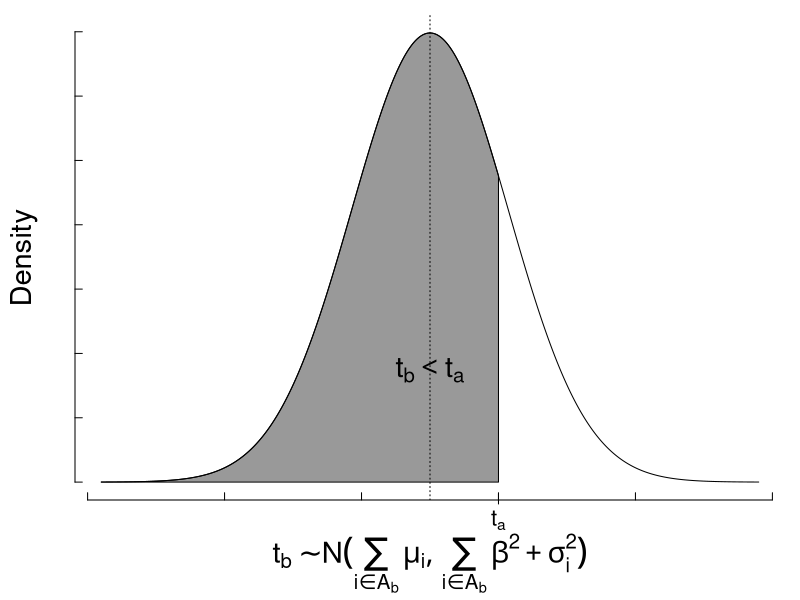

Recreate this plot in R.
###########################################
# Header
oldpar <- par(no.readonly = TRUE)
oldwd <- getwd()
this.dir <- dirname(parent.frame(2)$ofile)
nombre.R <-  sys.frame(1)$ofile
require(tools)
nombre <- print(file_path_sans_ext(nombre.R))
pdf(paste0(nombre,".pdf"))
setwd(this.dir)
#setwd("~/gaming/materias/inferencia_bayesiana/trabajoFinal/imagenes")
#####################################

par(mar=c(5,3.75,.75,.75))



beta <- 2000/7
s_1 <- 2000
s_2 <- 1750
tb <-  s_1+s_2
D <- ( -1200+tb):(1200+tb)
ta <- s_1 + s_2 + 250

dnormal <- dnorm(D,s_1+s_2,beta)
plot(D,dnormal, type="l",lwd=1,axes = F,ann = F)

axis(side=2, labels=NA,cex.axis=0.6,tck=0.015)
axis(side=1, labels=NA,cex.axis=0.6,tck=0.015)
axis(lwd=0,side=1, at=0,las=0,cex.axis=1.33,line=-0.6)
axis(lwd=1,side=1, at=ta,labels=expression( t[a] ),las=0,cex.axis=1.33,line=-0.3)

mtext(text ="Density" ,side =2 ,line=2,cex=1.75)
mtext(text =expression( t[b] %~% N(sum(mu[i],i %in% A[b]),sum(beta^2+ sigma[i]^2,i %in% A[b])) ) ,side =1 ,line=4,cex=1.75)
abline(v=tb,lty=3)

#segments(0,0,0,dnorm(0,s_1+s_2,beta))
base <- rep(0,length(D))
xx <- c(D[D<=ta],rev(D[D<=ta]))
yy <- c(base[D<=ta],rev(dnormal[D<=ta]) )
polygon(xx,yy,col=rgb(0,0,0,0.4))

mid <- length(D)%/%2
h <- dnormal[mid]/4
text(D[mid],h, expression(t[b]<t[a]), col = 1, cex=1.75)

#######################################
# end 
dev.off()
setwd(oldwd)
par(oldpar, new=F)
#########################################